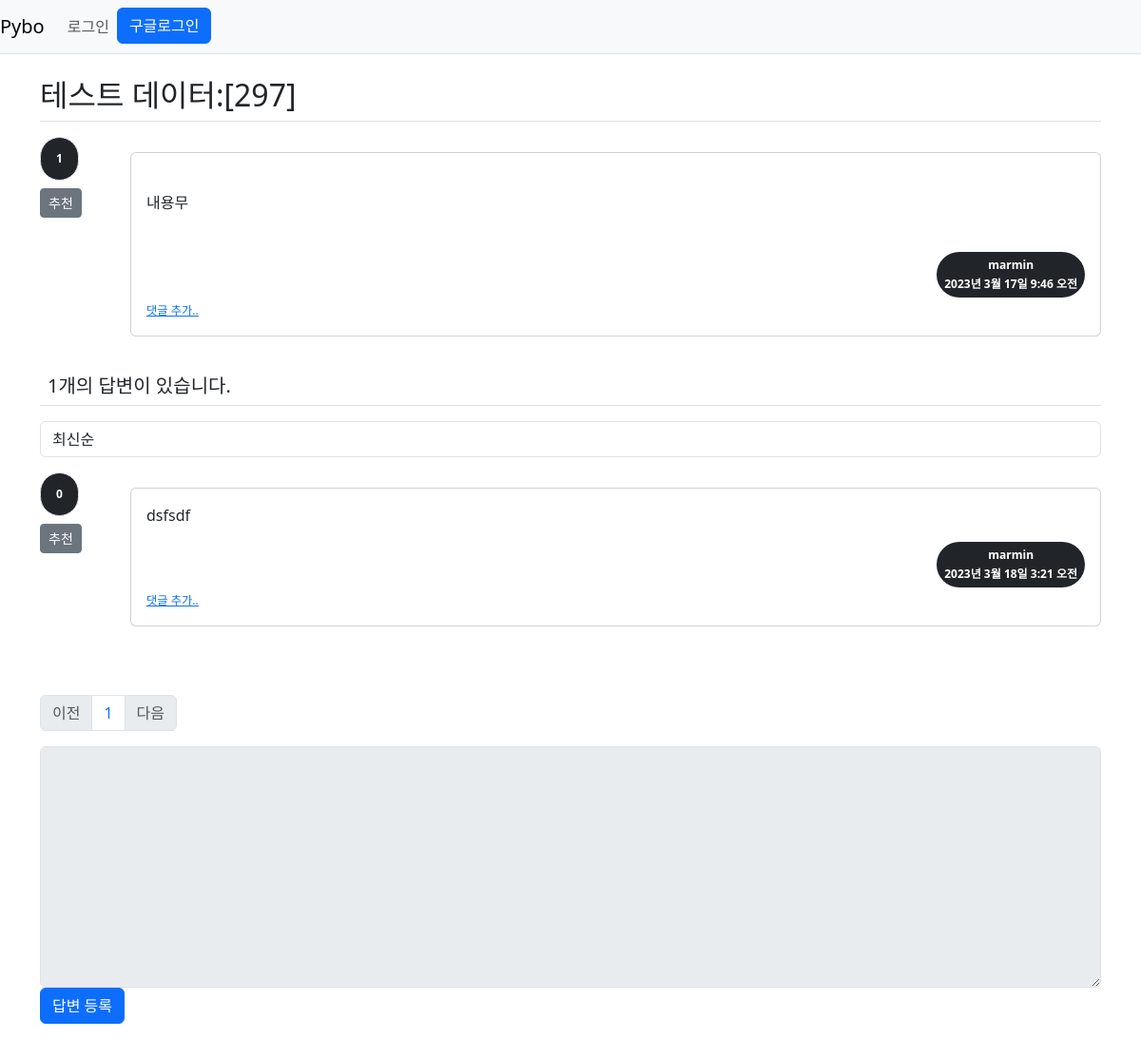
The app's page /pybo/303/, older data.
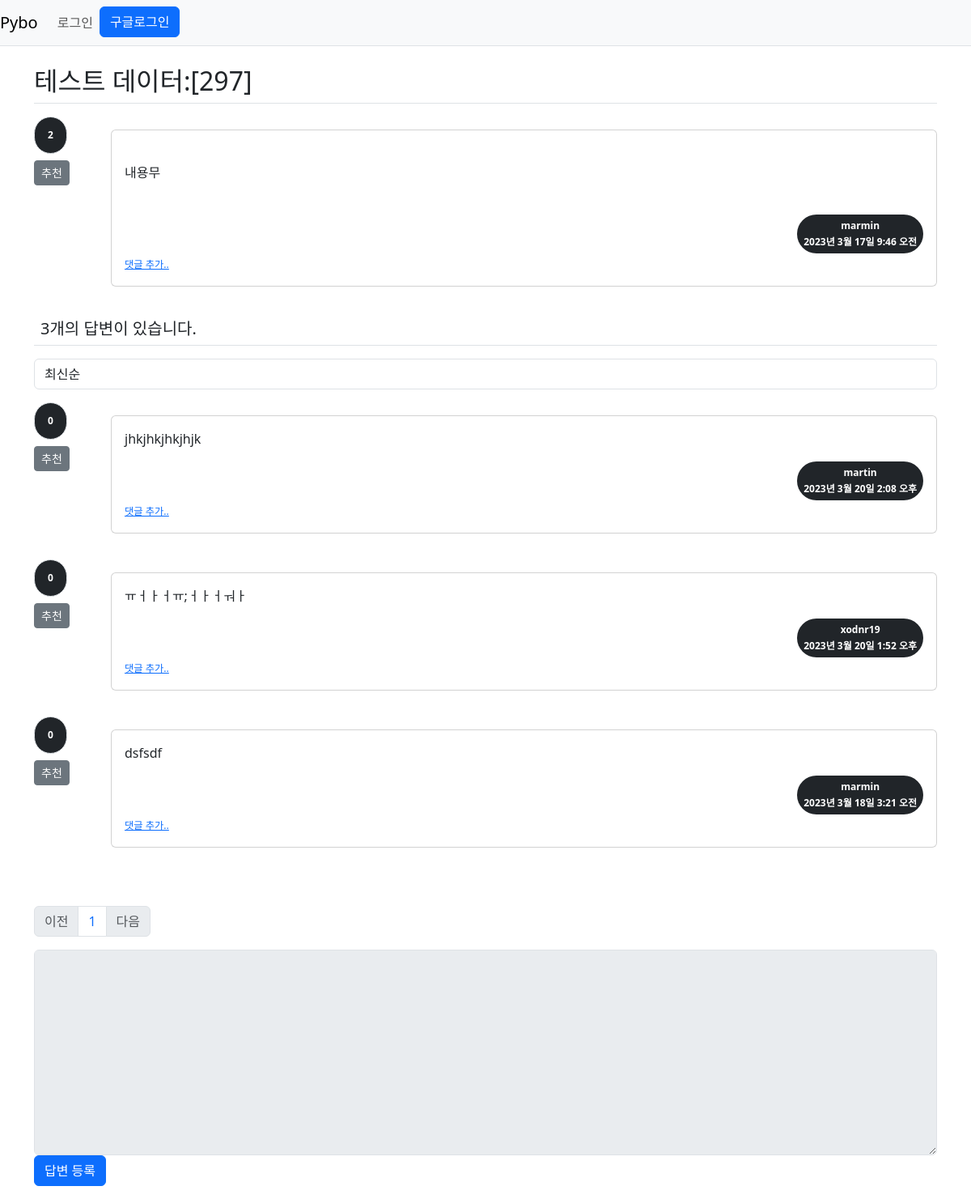
The same page, newer data.
### pybo/models.py (models this page shows, shortened)
class Question(models.Model):
    subject = models.CharField(max_length=200)
    content = models.TextField()
    create_date = models.DateTimeField()
    author = models.ForeignKey(User, on_delete=models.CASCADE
                               , related_name='author_question')
    modify_date = models.DateTimeField(null=True, blank=True)
    category = models.CharField(max_length=20)
    voter = models.ManyToManyField(User, related_name='voter_question')

class Answer(models.Model):
    question = models.ForeignKey(Question, on_delete=models.CASCADE)
    content = models.TextField()
    create_date = models.DateTimeField()
    author = models.ForeignKey(User, on_delete=models.CASCADE
                               ,related_name='author_answer')
    modify_date = models.DateTimeField(null=True, blank=True)
    voter = models.ManyToManyField(User, related_name='voter_answer')

### pybo/views/base_views.py (the view)
# urls.py: path('<int:question_id>/',base_views.detail, name='detail'),
def detail(request, question_id):
    question = get_object_or_404(Question,pk=question_id)
    ans = request.GET.get('ans','recent')
    page = request.GET.get('page','1')
    if ans == 'recommend':
        answer_list = Answer.objects.annotate(
            num_voter=Count('voter')).filter(question=question).order_by('-num_voter','-create_date')
    else:
        answer_list = Answer.objects.filter(question=question).order_by('-create_date');
    paginator = Paginator(answer_list,10)
    page_obj = paginator.get_page(page)
    context = {'question': question, 'answer_list':page_obj}
    return render(request,'pybo/question_detail.html',context)

### pybo/templatetags/pybo_filter.py (called while the page is built)
@register.filter()
def mark(value):
    extensions = ["nl2br", "fenced_code"]
    return mark_safe(markdown.markdown(value, extensions=extensions))

### templates/pybo/question_detail.html (shortened to what this page needs)
{% extends 'base.html' %}
{% load pybo_filter %}
{% block content %}
<div class="container my-3">
    <h2 class="border-bottom py-2">{{ question.subject }}</h2>
     <div class="row my-3">
    <div class="col-1">
        <div class="badge rounded-pill bg-dark p-3 border font-weight-bolder mb-1">
            {{ question.voter.count }}
        </div>
        <a href="#" data-uri="{% url 'pybo:vote_question' question.id %}"
           class="recommend btn btn-sm btn-secondary btn-block my-1">추천</a>
    </div>
        <div class="col-11">
    <div class="card my-3">
        <div class="card-body">
            <div class="card-text" style="white-space:pre-line;">
                {{ question.content|mark }}
            </div>
            <div class="d-flex justify-content-end">
                <div class="badge rounded-pill bg-dark p-2 text-left">
                    <div class="mb-2">{{ question.author.username }}</div>
                    <div>{{ question.create_date }}</div>
                </div>
            </div>
        <div>
            <a href="{% url 'pybo:comment_create_question' question.id %}"
               class="small"><small>댓글 추가..</small></a>
        </div>
        </div>
        </div>
        </div>
    </div>
    <div class="justify-content-end">
    <h5 class="border-bottom my-3 py-2 p-2">
        {{ question.answer_set.count }}개의 답변이 있습니다.
    </h5>
        <select class="form-control ans">
            <option value="recent" id="recent">최신순</option>
        </select>
        </div>
    {% for answer in answer_list %}
    <div class="row my-3">
        <div class="col-1">
            <div class="badge rounded-pill bg-dark text-center p-3 border font-weight-bolder mb-1">
                {{ answer.voter.count }}
            </div>
            <a href="#" data-uri="{% url 'pybo:vote_answer' answer.id %}"
               class="recommend btn btn-sm btn-secondary btn-block my-1">추천</a>
        </div>
        <div class="col-11">
    <div class="card my-3">
        <div class="card-body">
            <div class="card-text" style="white-space:pre-line;">{{ answer.content|mark }}</div>
            <div class="d-flex justify-content-end">
                <div class="badge rounded-pill bg-dark p-2 text-left" style="display:block !important">
                    <div class="mb-2">{{ answer.author.username }}</div>
                    <div>{{answer.create_date}}</div>
                </div>
            </div>
        <div>
            <a href="{% url 'pybo:comment_create_answer' answer.id %}"
               class="small"><small>댓글 추가..</small></a>
        </div>
        </div>
    </div>
            </div>
        </div>
    {% endfor %}
    <br>
    <form action="{% url 'pybo:answer_create' question.id %}"
          method="post" class="my-3">
        <ul class="pagination justify-content=center">
            {% if question_list.has_previous %}
            <li class="page-item">
                <a class="page-item" data-page="{{ question_list.previous_page_number}}"
                href="#">이전</a>
            </li>
            {% else %}
            <li class="page-item disabled">
                <a class="page-link" tabindex="-1" aria-disabled="true" href="#">이전</a>
            </li>
            {% endif %}
            {% for page_number in answer_list.paginator.page_range %}
            {% if page_number >= answer_list.number|add:-5 and page_number <= answer_list.number|add:5 %}
        {% if page_number == answer.list.number %}
        <li class="page-item active" qria-current="page">
            <a class="page-link" href="{% url 'pybo:detail' question.id %}?page={{ page_number }}">
                {{ page_number }}
            </a>
        </li>
            {% else %}
            <li class="page-item">
                <a class="page-link" href="#" data-page="{{ page_number }}">
                    {{ page_number }}
                </a>
            </li>
            {% endif %}
            {% endif %}
            {% endfor %}
            {% if answer_list.has_next %}
            <li class="page-item">
                <a class="page-link" data-page="{{ answer_list.next_page_number }}"
                   href="#">다음</a>
            </li>
            {% else %}
            <li class="page-item disabled">
                <a class="page-link"
                   tabindex="-1" aria-disabled="true" href="#">다음</a>
            </li>
            {% endif %}
        </ul>
        <div class="form-group">
            <textarea name="content" id="content"
                      {% if not user.is_authenticated %} disabled {% endif %}
                      class="form-control" rows="10"></textarea>
        </div>
        <input type="submit" value="답변 등록" class="btn btn-primary">
    </form>
</div>
{% endblock %}

### templates/base.html (shortened to what this page needs)
{% load static %}
<!DOCTYPE html>
<html lang="en">
<head>
  <link rel="stylesheet" type="text/css" href="{% static 'style.css' %}">
  <link href="https://cdn.jsdelivr.net/npm/bootstrap@5.3.0-alpha1/dist/css/bootstrap.min.css" rel="stylesheet">
  <link rel="stylesheet" type="text/css" href="{% static 'style.css' %}">
</head>
<body>
{% include "navbar.html" %}
{% block content %}
{% endblock %}
</body>
</html>

### templates/navbar.html (shortened to what this page needs)
<nav class="navbar navbar-expand-lg navbar-light bg-light border-bottom">
  <a class="navbar-brand" href="/">Pybo</a>
  <div class="collapse navbar-collapse flex-grow-0" id="navbarNav">
    <ul class="navbar-nav">
      <li class="nav-item">
        {% if user.is_authenticated %}
        <a class="nav-link" href="{% url 'logout' %}">
          {{ user.username }}(로그아웃)
        </a>
        </li>
      <li class="nav-item">
      <a class="nav-link" href="{% url 'pybo:question_view' user.id %}">
          내 프로필
        </a>
        </li>
        {% else %}
        <a class="nav-link" href="{% url 'login' %}">로그인</a>
        </li>
        <li class="nav-item">
          <a class="btn btn-primary" href="/accounts/google/login/">구글로그인</a>
        </li>
        {% endif %}
    </ul>
  </div>
</nav>

Row changes from the older to the newer data that the page shows:
computed for Question "테스트 데이터:[297]": voter.count "1" → "2"; answer_set.count "1" → "3"
added Answer: voter.count "0", content|mark "jhkjhkjhkjhjk", author.username "martin", create_date "2023년 3월 20일 2:08 오후"
added Answer: voter.count "0", content|mark "ㅠㅓㅏㅓㅠ;ㅓㅏㅓㅝㅏ", author.username "xodnr19", create_date "2023년 3월 20일 1:52 오후"
